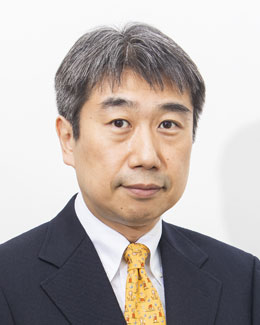
#> input picture 8_data_collection/data/s_oikawa.jpg, 260 x 325 px
$ jupyter execute 8_6_opencv.ipynb
#> lines starting #> are read from the running program, lines starting #| are printed output that depends on the picture; after the words box and inside, x2 and y2 are one past the last pixel; in counts of white or black regions, pixels touching at a corner belong together
## 顔認識

OpenCVを用いた顔認識

### ソフトウェアのインストール

1. 可能ならば普通にインストール

```
conda install opencv
```
https://anaconda.org/main/opencv

コンフリクトが発生する場合、またはコンフリクトの確認に長時間要する場合は、以下の仮想環境を用いる。

2. 仮想環境を作成してインストール

```
conda create -n opencv python=3.9 opencv matplotlib jupyterlab
```

仮想環境への移動
```
conda activate opencv
```

仮想環境の終了
```
conda deactivate
```

### 画像データ

https://aiit.ac.jp/master_program/professor/s_oikawa.html
- 追川の写真

[cell 1]
import cv2
import matplotlib.pyplot as plt

# 画像データの読み込み
img = cv2.imread('data/s_oikawa.jpg')
#> img is the input picture: shape (325, 260, 3); mean B, G, R 168.7, 172.6, 181.4

# グレースケールに変換
img_gray = cv2.cvtColor(img, cv2.COLOR_BGR2GRAY)
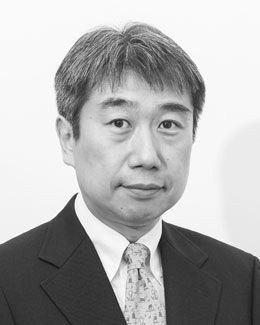
#> img_gray: shape (325, 260); min 19, max 255, mean 174.8

### 顔認識分類器

haarcascade_frontalface_default.xml を data フォルダにコピー。<br>
ファイルの所在（opencv仮想環境を作成した場合）：

Mac
```
/Users/<user name>/anaconda3/envs/opencv/share/opencv4/haarcascades/
```

Windows
```
C:\Users\<user name>\anaconda3\envs\opencv\Library\etc\haarcascades
```

[cell 2]
# 顔認識分類器
face_clf = cv2.CascadeClassifier('data/haarcascade_frontalface_default.xml')

# 顔認識処理の実行
face_rects = face_clf.detectMultiScale(img_gray, scaleFactor=1.1, minNeighbors=1, minSize=(1, 1))
#> face_rects = [[66, 60, 158, 158]]

# 認識されたデータの確認
face_rects
#> Out = [[66, 60, 158, 158]]

[cell 3]
import copy

# 赤
red = (0, 0, 255)

# コピーを作成
img_rect = copy.copy(img)

# 四角形を描画
for rect in face_rects:
        cv2.rectangle(img_rect, tuple(rect[0:2]),tuple(rect[0:2]+rect[2:4]), red, thickness=4)
#> this loop made 1 pass
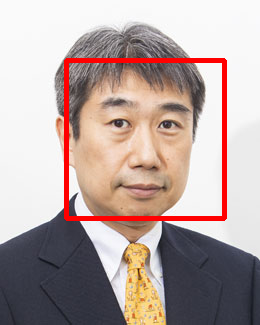
#> img_rect: shape (325, 260, 3); 3.73% of pixels changed, all inside (x1, y1, x2, y2) = (64, 58, 227, 221)

# matplotlibでの描画用にRGBに変換
img_plt = cv2.cvtColor(img_rect, cv2.COLOR_BGR2RGB)

# 軸等を非表示
plt.axis("off")
# 表示
plt.imshow(img_plt)

[cell 4]
for (x, y, w, h) in face_rects:
    # 四角部分の切り出し
    _im = img[y:y+h, x:x+w]
    # matplotlibでの描画用にRGBに変換
    img_plt = cv2.cvtColor(_im, cv2.COLOR_BGR2RGB)
    # 軸等を非表示
    plt.axis("off")
    # 表示
    plt.imshow(img_plt)
    plt.show()
#> this loop made 1 pass
#> pass 1, `img_plt = cv2.cvtColor(_im, cv2.COLOR_BGR2RGB)`:
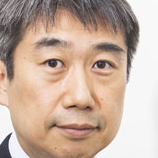
#> img_plt: shape (158, 158, 3); mean R, G, B 197.6, 173.8, 158.5

$ run again, with 8_data_collection/data/2022PBLpamphlet_ura.jpeg copied over 8_data_collection/data/s_oikawa.jpg
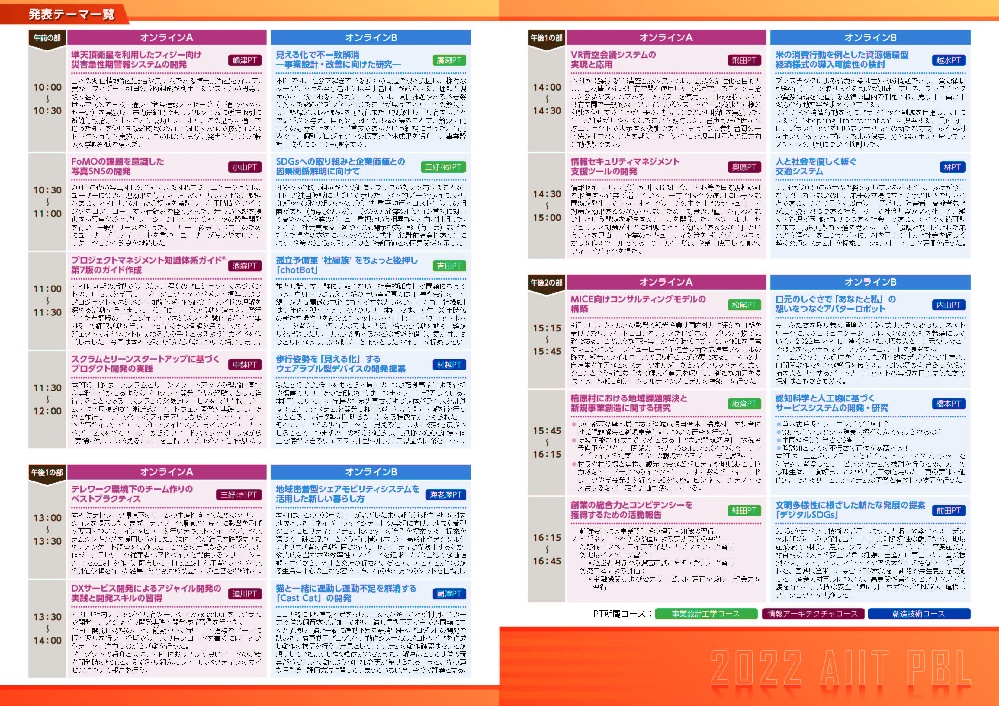
#> input picture 8_data_collection/data/2022PBLpamphlet_ura.jpeg, 999 x 706 px, shrunk from 3308 x 2339 before the run
#> img is the input picture: shape (706, 999, 3); mean B, G, R 206.5, 203.9, 220.6
#> face_rects = [[21, 67, 55, 55], [20, 366, 55, 55], [518, 64, 60, 60], [19, 168, 59, 59], [517, 172, 60, 60], [18, 497, 57, 57], [516, 304, 62, 62], [759, 483, 83, 83], [6, 439, 100, 100], [48, 556, 100, 100]]
#> Out has the same summary as face_rects
#> the loop `for rect in face_rects:` made 10 passes
#> after the loop `for rect in face_rects:`:
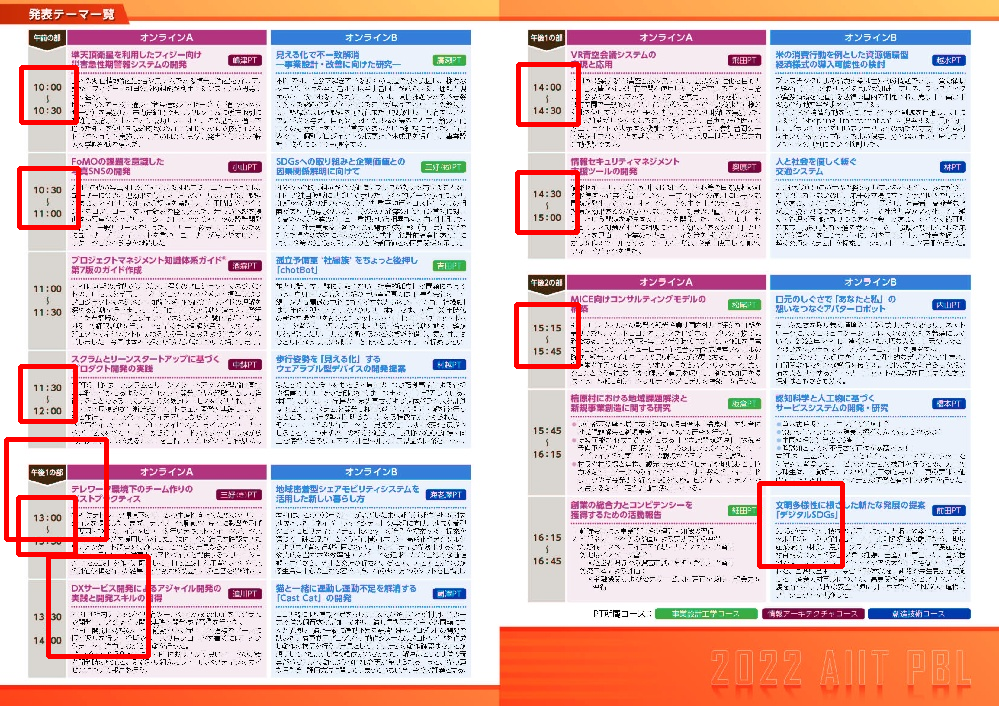
#> img_rect: shape (706, 999, 3); 1.92% of pixels changed, all inside (x1, y1, x2, y2) = (4, 62, 845, 659)
#> the loop `for (x, y, w, h) in face_rects:` made 10 passes
#> pass 3, `img_plt = cv2.cvtColor(_im, cv2.COLOR_BGR2RGB)`:
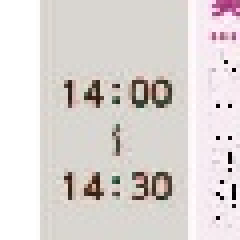
#> img_plt: shape (60, 60, 3) (shown 4 times larger); mean R, G, B 221.7, 215.6, 213.3
